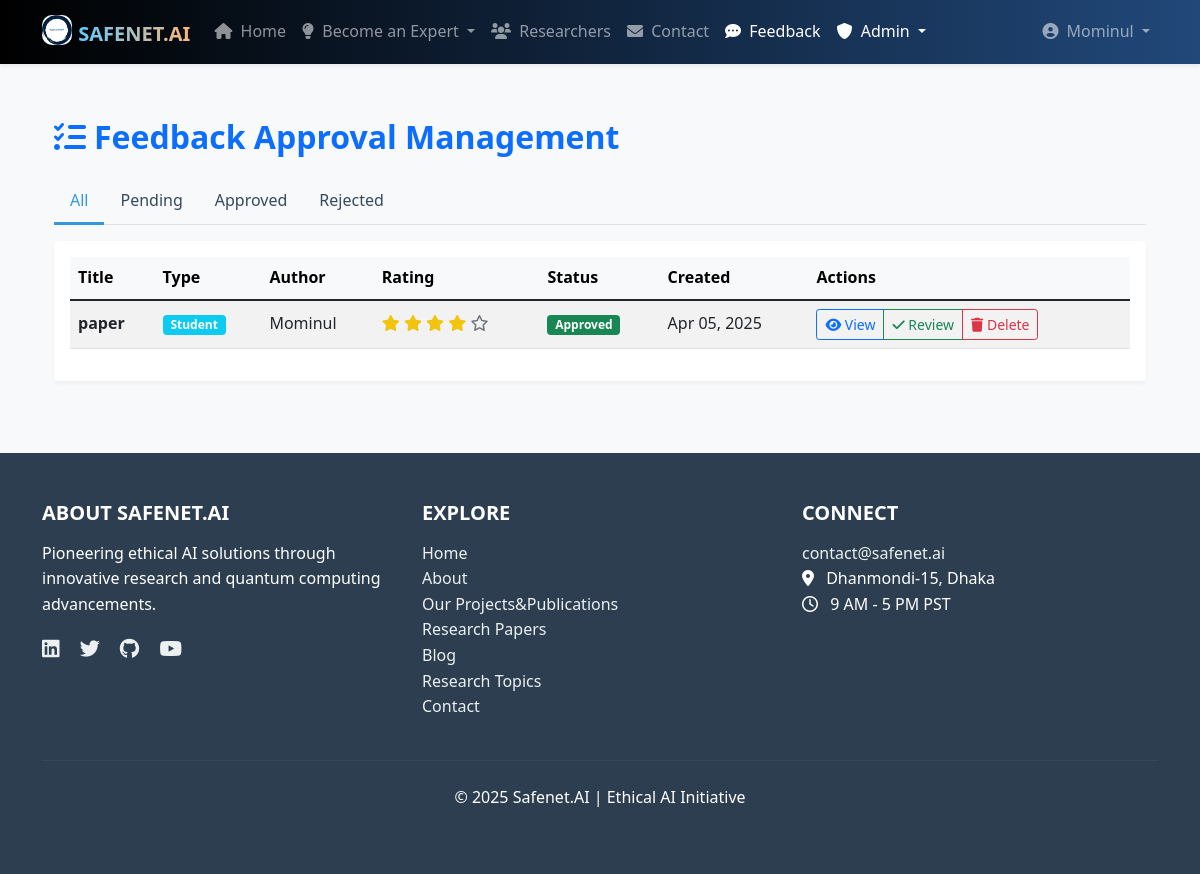
Screenshot of /feedback/approval/ (signed in) with the database file from the repository.
### feedback/models.py (models this page shows, shortened)
class Feedback(models.Model):
    user = models.ForeignKey(User, on_delete=models.CASCADE)
    title = models.CharField(max_length=200)
    content = models.TextField()
    rating = models.IntegerField(choices=[(i, i) for i in range(1, 6)])  # 1-5 rating
    feedback_type = models.CharField(max_length=10, choices=FEEDBACK_TYPE_CHOICES)
    status = models.CharField(max_length=20, choices=STATUS_CHOICES, default='pending')
    slug = models.SlugField(max_length=250, unique=True, blank=True)
    created_at = models.DateTimeField(auto_now_add=True)
    updated_at = models.DateTimeField(auto_now=True)
    class Meta:
        ordering = ['-created_at']

### feedback/views.py (the view)
# urls.py: path('approval/', views.feedback_approval_list, name='feedback_approval_list'),
@login_required
def feedback_approval_list(request):
    if not request.user.is_superuser:
        messages.warning(request, "You don't have permission to view this page.")
        return redirect('home')
    feedbacks = Feedback.objects.all().order_by('-created_at')
    context = {
        'feedbacks': feedbacks,
    }
    return render(request, 'feedback/feedback_approval_list.html', context)

### templates/feedback/feedback_approval_list.html (shortened to what this page needs)
{% extends 'base.html' %}
{% load static %}
{% block content %}
<div class="container my-5">
    <div class="row">
        <div class="col-12">
            <h2 class="text-primary mb-4">
                <i class="fas fa-tasks me-2"></i>Feedback Approval Management
            </h2>
            <ul class="nav nav-tabs mb-3">
                <li class="nav-item">
                    <a class="nav-link feedback-filter-tab active" href="#all" data-status="all">All</a>
                </li>
                <li class="nav-item">
                    <a class="nav-link feedback-filter-tab" href="#pending" data-status="pending">Pending</a>
                </li>
                <li class="nav-item">
                    <a class="nav-link feedback-filter-tab" href="#approved" data-status="approved">Approved</a>
                </li>
                <li class="nav-item">
                    <a class="nav-link feedback-filter-tab" href="#rejected" data-status="rejected">Rejected</a>
                </li>
            </ul>
            <div class="card">
                <div class="card-body">
                    {% if feedbacks %}
                        <div class="table-responsive">
                            <table class="table table-striped table-hover align-middle" id="feedbackTable">
                                <thead class="table-light">
                                    <tr>
                                        <th>Title</th>
                                        <th>Type</th>
                                        <th>Author</th>
                                        <th>Rating</th>
                                        <th>Status</th>
                                        <th>Created</th>
                                        <th>Actions</th>
                                    </tr>
                                </thead>
                                <tbody>
                                    {% for feedback in feedbacks %}
                                        <tr data-status="{{ feedback.status }}">
                                            <td class="fw-bold">{{ feedback.title }}</td>
                                            <td>
                                                <span class="badge {% if feedback.feedback_type == 'student' %}bg-info{% else %}bg-secondary{% endif %}">
                                                    {{ feedback.get_feedback_type_display }}
                                                </span>
                                            </td>
                                            <td>{{ feedback.user.username }}</td>
                                            <td>
                                                {% for i in "12345" %}
                                                    {% if forloop.counter <= feedback.rating %}
                                                        <i class="fas fa-star text-warning"></i>
                                                    {% else %}
                                                        <i class="far fa-star text-muted"></i>
                                                    {% endif %}
                                                {% endfor %}
                                            </td>
                                            <td>
                                                {% if feedback.status == 'approved' %}
                                                    <span class="badge bg-success">Approved</span>
                                                {% elif feedback.status == 'rejected' %}
                                                    <span class="badge bg-danger">Rejected</span>
                                                {% else %}
                                                    <span class="badge bg-warning text-dark">Pending</span>
                                                    {% if feedback.updated_at and feedback.updated_at > feedback.created_at %}
                                                    <small class="d-block text-muted mt-1"><i class="fas fa-edit me-1"></i>Edited</small>
                                                    {% endif %}
                                                {% endif %}
                                            </td>
                                            <td>{{ feedback.created_at|date:"M d, Y" }}</td>
                                            <td>
                                                <div class="btn-group" role="group">
                                                    <button type="button" class="btn btn-sm btn-outline-primary view-feedback"
                                                            data-bs-toggle="modal" data-bs-target="#feedbackModal"
                                                            data-title="{{ feedback.title }}"
                                                            data-content="{{ feedback.content }}"
                                                            data-type="{{ feedback.get_feedback_type_display }}"
                                                            data-rating="{{ feedback.rating }}"
                                                            data-author="{{ feedback.user.username }}"
                                                            data-date="{{ feedback.created_at|date:"M d, Y" }}">
                                                        <i class="fas fa-eye"></i> View
                                                    </button>
                                                    <a href="{% url 'feedback_approve' feedback.pk %}" class="btn btn-sm btn-outline-success">
                                                        <i class="fas fa-check"></i> Review
                                                    </a>
                                                    <a href="{% url 'feedback_delete' feedback.slug %}" class="btn btn-sm btn-outline-danger">
                                                        <i class="fas fa-trash"></i> Delete
                                                    </a>
                                                </div>
                                            </td>
                                        </tr>
                                    {% endfor %}
                                </tbody>
                            </table>
                        </div>
                    {% else %}
                        <div class="text-center my-5">
                            <i class="fas fa-clipboard-check fa-4x text-muted mb-3"></i>
                            <h4 class="text-muted">No feedback submissions to review</h4>
                            <p>All feedback submissions have been processed.</p>
                        </div>
                    {% endif %}
                </div>
            </div>
        </div>
    </div>
</div>
{% endblock %}

### templates/navbar.html (shortened to what this page needs)
<nav class="navbar navbar-expand-lg navbar-dark bg-dark fixed-top shadow-sm" style="background: linear-gradient(90deg, #000000, #21487a);">
    <div class="container">
        <a class="navbar-brand fw-bold text-uppercase" href="{% url 'home' %}">
            <img src="/static/images/logo.png" alt="Logo" width="30" height="30" class="d-inline-block align-text-top" style="border-radius: 10px;">
            <span style="background: linear-gradient(90deg, #5fccff, #feb47b); -webkit-background-clip: text; -webkit-text-fill-color: transparent; font-weight: bold; font-size: 1.25rem;">
                SAFENET.AI
            </span>
        </a>
        <div class="collapse navbar-collapse" id="navbarNav">
            <ul class="navbar-nav me-auto">
                <li class="nav-item">
                    <a class="nav-link {% if request.path == '/' %}active{% endif %}" href="{% url 'home' %}">
                        <i class="fas fa-home me-1"></i> Home
                    </a>
                </li>
                <li class="nav-item dropdown">
                    <a class="nav-link dropdown-toggle" href="#" id="expertDropdown" role="button" data-bs-toggle="dropdown" aria-expanded="false">
                        <i class="fas fa-lightbulb me-1"></i> Become an Expert
                    </a>
                </li>
                <li class="nav-item">
                    <a class="nav-link" href="{% url 'Researchers:researcher_view' %}">
                        <i class="fas fa-users me-1"></i> Researchers
                    </a>
                </li>
                <li class="nav-item">
                    <a class="nav-link {% if request.path == '/accounts/contact/' %}active{% endif %}" href="{% url 'contact' %}">
                        <i class="fas fa-envelope me-1"></i> Contact
                    </a>
                </li>
                <li class="nav-item">
                    <a class="nav-link {% if 'feedback' in request.path %}active{% endif %}" href="{% url 'feedback_list' %}">
                        <i class="fas fa-comment-dots me-1"></i> Feedback
                    </a>
                </li>
                {% if user.is_authenticated and user.is_superuser %}
                <li class="nav-item dropdown">
                    <a class="nav-link dropdown-toggle {% if 'approval' in request.path %}active{% endif %}" href="#" id="adminDropdown" role="button" data-bs-toggle="dropdown" aria-expanded="false">
                        <i class="fas fa-shield-alt me-1"></i> Admin
                    </a>
                </li>
                {% endif %}
            </ul>
            <ul class="navbar-nav ms-auto">
                {% if user.is_authenticated %}
                <li class="nav-item dropdown">
                    <a class="nav-link dropdown-toggle" href="#" id="userDropdown" role="button" data-bs-toggle="dropdown" aria-expanded="false">
                        <i class="fas fa-user-circle me-1"></i> {{ user.username }}
                    </a>
                </li>
                {% endif %}
            </ul>
        </div>
    </div>
</nav>

### static/css/style.css (style rules this page uses)
:root { --primary-color: #3498db; --primary-dark: #2980b9; --secondary-color: #2c3e50; --light-color: #ecf0f1; --dark-color: #34495e; --danger-color: #e74c3c; --success-color: #2ecc71; --warning-color: #f39c12; --info-color: #3498db; --ai-color: #3498db; --quantum-color: #e74c3c; --hybrid-color: #9b59b6; }
body { font-family: 'Segoe UI', Tahoma, Geneva, Verdana, sans-serif; line-height: 1.6; color: var(--dark-color); background-color: #f8f9fa; padding-top: 70px; }
h1, h2, h3, h4, h5, h6 { margin-bottom: 1rem; font-weight: 600; }
a { color: var(--primary-color); text-decoration: none; transition: all 0.3s ease; }
.navbar { background-color: white; box-shadow: 0 2px 4px rgba(0, 0, 0, 0.1); }
.navbar-brand { font-weight: 700; font-size: 1.5rem; }
.card { margin-bottom: 1.5rem; box-shadow: 0 2px 4px rgba(0, 0, 0, 0.05); transition: all 0.3s ease; border: none; }
.text-warning { color: #f1c40f !important; }
.nav-tabs .nav-link { color: var(--dark-color); border: none; padding: 0.5rem 1rem; transition: all 0.3s ease; }
.nav-tabs .nav-link.active { color: var(--primary-color); background-color: transparent; border-bottom: 3px solid var(--primary-color); }

### rows the page displays
Feedback: title "paper", feedback_type "Student", user.username "Mominul", rating 4 (drawn), status "Approved", created_at "Apr 05, 2025"

### other values shown
{{ user.username }} "Mominul"
